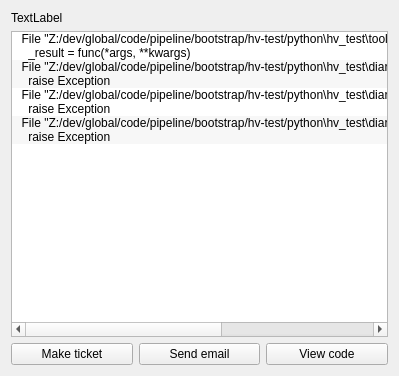
<?xml version="1.0" encoding="UTF-8"?>
<ui version="4.0">
 <class>Form</class>
 <widget class="QWidget" name="Form">
  <property name="geometry">
   <rect>
    <x>0</x>
    <y>0</y>
    <width>399</width>
    <height>376</height>
   </rect>
  </property>
  <property name="windowTitle">
   <string>ErrDialog</string>
  </property>
  <layout class="QGridLayout" name="gridLayout">
   <item row="0" column="0">
    <layout class="QVBoxLayout" name="verticalLayout">
     <item>
      <widget class="QLabel" name="Message">
       <property name="text">
        <string>TextLabel</string>
       </property>
      </widget>
     </item>
     <item>
      <widget class="HListWidget" name="Traceback">
       <property name="alternatingRowColors">
        <bool>true</bool>
       </property>
       <property name="spacing">
        <number>3</number>
       </property>
       <item>
        <property name="text">
         <string>  File &quot;Z:/dev/global/code/pipeline/bootstrap/hv-test/python\hv_test\tools\err_catcher.py&quot;, line 80, in _catch_error_fn
    _result = func(*args, **kwargs)</string>
        </property>
       </item>
       <item>
        <property name="text">
         <string>  File &quot;Z:/dev/global/code/pipeline/bootstrap/hv-test/python\hv_test\diary\y19\d0402\error_handler.py&quot;, line 12, in _raise_error
    raise Exception</string>
        </property>
       </item>
       <item>
        <property name="text">
         <string>  File &quot;Z:/dev/global/code/pipeline/bootstrap/hv-test/python\hv_test\diary\y19\d0402\error_handler.py&quot;, line 12, in _raise_error
    raise Exception</string>
        </property>
       </item>
       <item>
        <property name="text">
         <string>  File &quot;Z:/dev/global/code/pipeline/bootstrap/hv-test/python\hv_test\diary\y19\d0402\error_handler.py&quot;, line 12, in _raise_error
    raise Exception</string>
        </property>
       </item>
      </widget>
     </item>
     <item>
      <layout class="QHBoxLayout" name="horizontalLayout">
       <item>
        <widget class="QPushButton" name="MakeTicket">
         <property name="text">
          <string>Make ticket</string>
         </property>
        </widget>
       </item>
       <item>
        <widget class="QPushButton" name="SendEmail">
         <property name="text">
          <string>Send email</string>
         </property>
        </widget>
       </item>
       <item>
        <widget class="QPushButton" name="ViewCode">
         <property name="text">
          <string>View code</string>
         </property>
        </widget>
       </item>
      </layout>
     </item>
    </layout>
   </item>
  </layout>
 </widget>
 <customwidgets>
  <customwidget>
   <class>HListWidget</class>
   <extends>QListWidget</extends>
   <header>hlistwidget.h</header>
  </customwidget>
 </customwidgets>
 <resources/>
 <connections/>
</ui>
